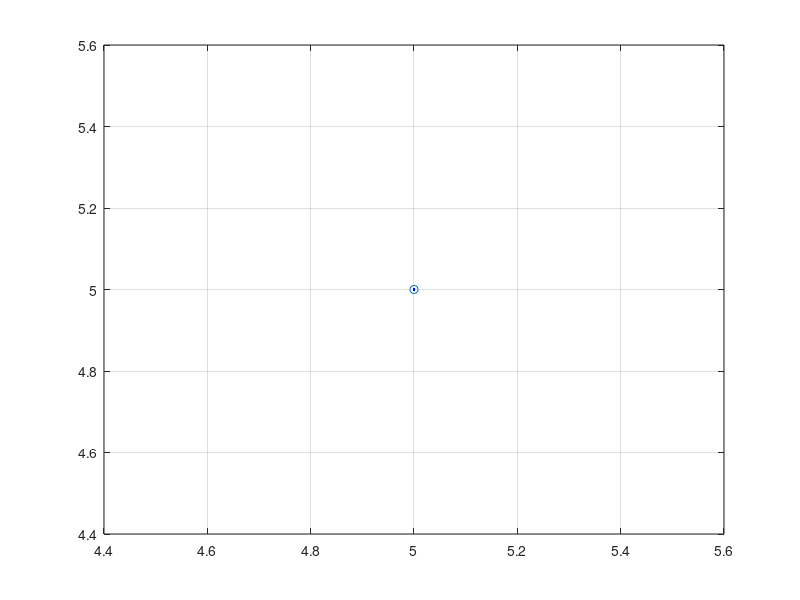

MATLAB code for this plot:
clc; clear; clear all; clf;

x = input('input x = ');
y = input('input y = ');
o = input('input orde = ');

plot(x,y,'o');
p=polyfit(x,y,o)

kurv1_=polyval(p,x)

hold on;
plot(x,y,'.b',x,kurv1_,'k--');
grid on;
